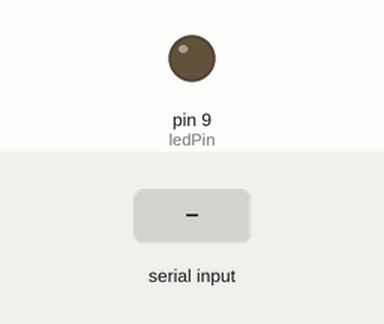
This sketch was run on a simulated Arduino Uno, built with avr-gcc and run on an emulated ATmega328P. Parts: output pins drawn as LEDs (lit = HIGH). Inputs (shaded band) come from the test bench. What the sketch prints to the serial monitor is not drawn.

Above: at 1.2 s.
1.3 s: "i" received over Serial
At 2.3 s:
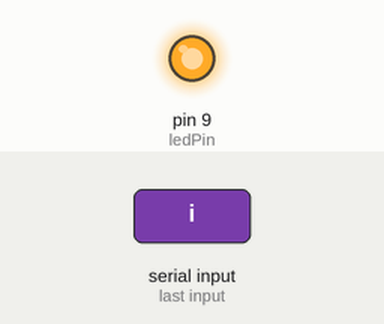
2.8 s: "1" received over Serial
At 3.5 s:
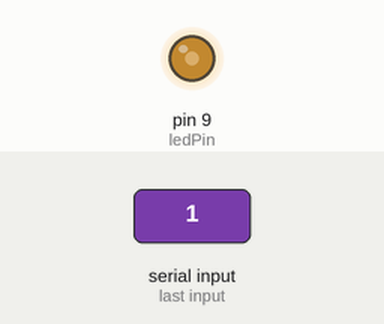
4.3 s: "2" received over Serial
At 4.6 s:
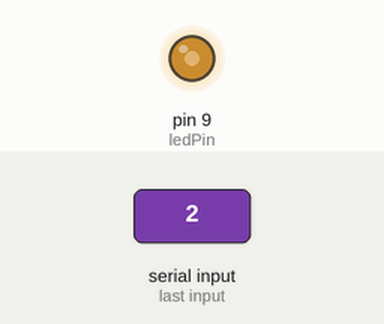
5.8 s: "i" received over Serial
At 6.9 s:
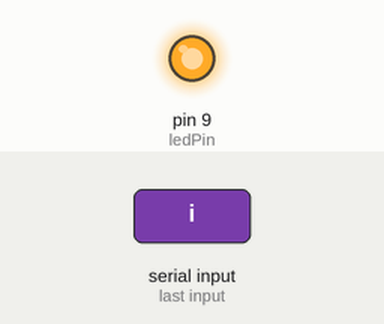
Timing chart, 0 to 8.3 s (numbered marks = the images above; inputs shaded):
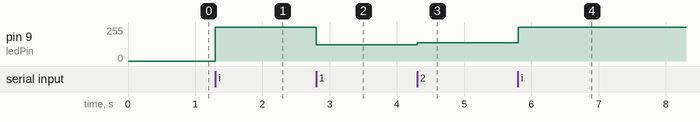

The sketch:

sketch_apr13a.ino
```cpp
int ledPin=9;
int input = 0;
int value;
void setup ()
{
  Serial.begin(9600);
  pinMode(ledPin,OUTPUT);
}
void loop ()
{
   if (Serial.available() > 0) {
   input = Serial.read();
   input = map(input, 48, 57, 105, 255);
   input = constrain(input, 0, 255);
   Serial.print(input);
   if (input == 105) {
   input = 0;
   }
   analogWrite(ledPin, input);
   }
}
```

Measured:
- after the input at 1.3 s, pin 9 (ledPin): 0/255 → 255/255 at once
- after the input at 2.8 s, pin 9 (ledPin): 255/255 → 121/255 at once
- after the input at 4.3 s, pin 9 (ledPin): 121/255 → 138/255 at once
- after the input at 5.8 s, pin 9 (ledPin): 138/255 → 255/255 at once
